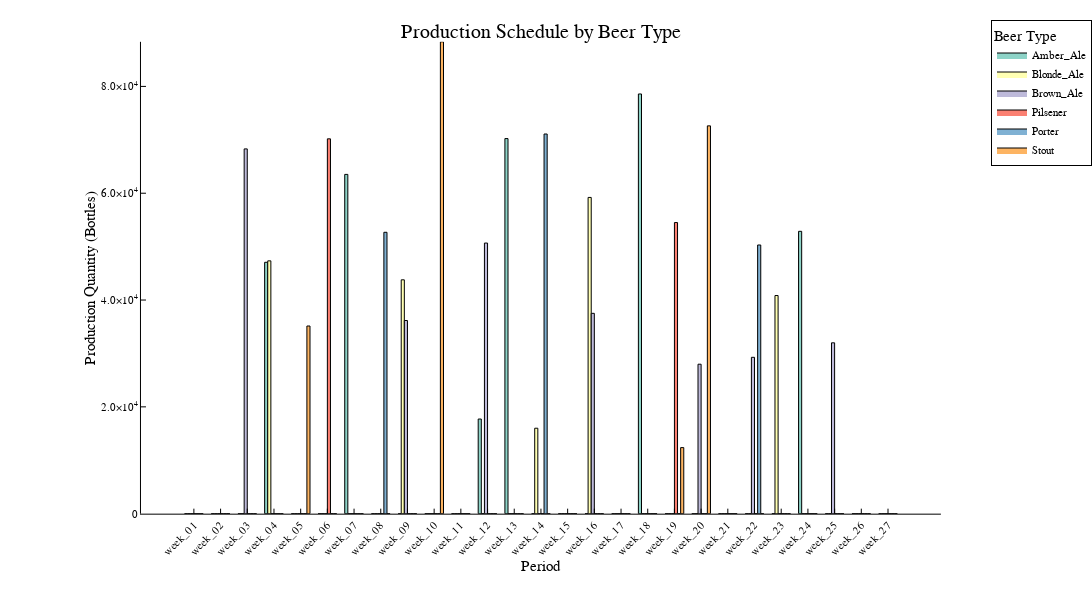

Notebook cell for this chart:
### Markdown cell above
The following code creates the production plot.

### Code cell
productionResults = create_production_results()
p = create_production_plot(productionResults)
